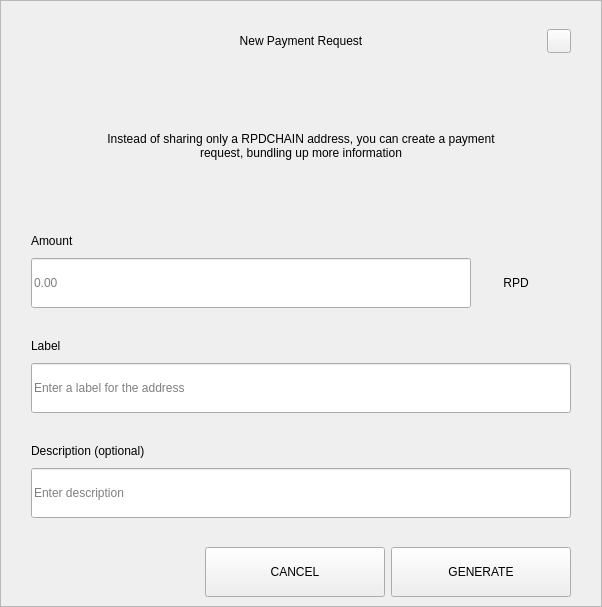
<?xml version="1.0" encoding="UTF-8"?>
<ui version="4.0">
 <class>RequestDialog</class>
 <widget class="QDialog" name="RequestDialog">
  <property name="geometry">
   <rect>
    <x>0</x>
    <y>0</y>
    <width>602</width>
    <height>607</height>
   </rect>
  </property>
  <property name="windowTitle">
   <string>Dialog</string>
  </property>
  <layout class="QVBoxLayout" name="verticalLayout_5">
   <property name="spacing">
    <number>0</number>
   </property>
   <property name="leftMargin">
    <number>0</number>
   </property>
   <property name="topMargin">
    <number>0</number>
   </property>
   <property name="rightMargin">
    <number>0</number>
   </property>
   <property name="bottomMargin">
    <number>0</number>
   </property>
   <item>
    <widget class="QFrame" name="frame">
     <property name="styleSheet">
      <string notr="true"/>
     </property>
     <property name="frameShape">
      <enum>QFrame::StyledPanel</enum>
     </property>
     <property name="frameShadow">
      <enum>QFrame::Raised</enum>
     </property>
     <layout class="QVBoxLayout" name="verticalLayout_4" stretch="1,0,0">
      <property name="spacing">
       <number>0</number>
      </property>
      <property name="leftMargin">
       <number>30</number>
      </property>
      <property name="topMargin">
       <number>20</number>
      </property>
      <property name="rightMargin">
       <number>30</number>
      </property>
      <property name="bottomMargin">
       <number>0</number>
      </property>
      <item>
       <layout class="QHBoxLayout" name="horizontalLayout_3">
        <property name="spacing">
         <number>0</number>
        </property>
        <item>
         <spacer name="horizontalSpacer_21">
          <property name="orientation">
           <enum>Qt::Horizontal</enum>
          </property>
          <property name="sizeHint" stdset="0">
           <size>
            <width>40</width>
            <height>20</height>
           </size>
          </property>
         </spacer>
        </item>
        <item>
         <widget class="QLabel" name="labelTitle">
          <property name="minimumSize">
           <size>
            <width>0</width>
            <height>40</height>
           </size>
          </property>
          <property name="maximumSize">
           <size>
            <width>16777215</width>
            <height>40</height>
           </size>
          </property>
          <property name="styleSheet">
           <string notr="true">padding-left:24px;</string>
          </property>
          <property name="text">
           <string>New Payment Request</string>
          </property>
          <property name="alignment">
           <set>Qt::AlignCenter</set>
          </property>
          <property name="margin">
           <number>7</number>
          </property>
         </widget>
        </item>
        <item>
         <spacer name="horizontalSpacer">
          <property name="orientation">
           <enum>Qt::Horizontal</enum>
          </property>
          <property name="sizeHint" stdset="0">
           <size>
            <width>40</width>
            <height>20</height>
           </size>
          </property>
         </spacer>
        </item>
        <item>
         <widget class="QPushButton" name="btnEsc">
          <property name="minimumSize">
           <size>
            <width>24</width>
            <height>24</height>
           </size>
          </property>
          <property name="maximumSize">
           <size>
            <width>24</width>
            <height>24</height>
           </size>
          </property>
          <property name="focusPolicy">
           <enum>Qt::NoFocus</enum>
          </property>
          <property name="text">
           <string/>
          </property>
         </widget>
        </item>
       </layout>
      </item>
      <item>
       <widget class="QStackedWidget" name="stack">
        <property name="minimumSize">
         <size>
          <width>540</width>
          <height>0</height>
         </size>
        </property>
        <property name="maximumSize">
         <size>
          <width>540</width>
          <height>16777215</height>
         </size>
        </property>
        <property name="currentIndex">
         <number>0</number>
        </property>
        <widget class="QWidget" name="page_1">
         <property name="minimumSize">
          <size>
           <width>540</width>
           <height>0</height>
          </size>
         </property>
         <property name="maximumSize">
          <size>
           <width>540</width>
           <height>16777215</height>
          </size>
         </property>
         <layout class="QVBoxLayout" name="layout1">
          <property name="spacing">
           <number>0</number>
          </property>
          <property name="leftMargin">
           <number>0</number>
          </property>
          <property name="topMargin">
           <number>0</number>
          </property>
          <property name="rightMargin">
           <number>0</number>
          </property>
          <property name="bottomMargin">
           <number>0</number>
          </property>
          <item>
           <spacer name="verticalSpacer_21">
            <property name="orientation">
             <enum>Qt::Vertical</enum>
            </property>
            <property name="sizeType">
             <enum>QSizePolicy::Fixed</enum>
            </property>
            <property name="sizeHint" stdset="0">
             <size>
              <width>20</width>
              <height>30</height>
             </size>
            </property>
           </spacer>
          </item>
          <item alignment="Qt::AlignHCenter">
           <widget class="QLabel" name="labelMessage">
            <property name="minimumSize">
             <size>
              <width>400</width>
              <height>50</height>
             </size>
            </property>
            <property name="text">
             <string>Instead of sharing only a RPDCHAIN address, you can create a payment request, bundling up more information</string>
            </property>
            <property name="alignment">
             <set>Qt::AlignCenter</set>
            </property>
            <property name="wordWrap">
             <bool>true</bool>
            </property>
           </widget>
          </item>
          <item alignment="Qt::AlignBottom">
           <widget class="QWidget" name="containerAmount" native="true">
            <layout class="QVBoxLayout" name="verticalLayout">
             <property name="spacing">
              <number>9</number>
             </property>
             <property name="leftMargin">
              <number>0</number>
             </property>
             <property name="topMargin">
              <number>0</number>
             </property>
             <property name="rightMargin">
              <number>0</number>
             </property>
             <property name="bottomMargin">
              <number>0</number>
             </property>
             <item>
              <widget class="QLabel" name="labelSubtitleAmount">
               <property name="minimumSize">
                <size>
                 <width>350</width>
                 <height>16</height>
                </size>
               </property>
               <property name="maximumSize">
                <size>
                 <width>16777215</width>
                 <height>16</height>
                </size>
               </property>
               <property name="text">
                <string>Amount</string>
               </property>
              </widget>
             </item>
             <item alignment="Qt::AlignTop">
              <widget class="QWidget" name="layoutAmount" native="true">
               <layout class="QHBoxLayout" name="horizontalLayout" stretch="2,0">
                <property name="spacing">
                 <number>0</number>
                </property>
                <property name="leftMargin">
                 <number>0</number>
                </property>
                <property name="topMargin">
                 <number>0</number>
                </property>
                <property name="rightMargin">
                 <number>0</number>
                </property>
                <property name="bottomMargin">
                 <number>0</number>
                </property>
                <item>
                 <widget class="QLineEdit" name="lineEditAmount">
                  <property name="minimumSize">
                   <size>
                    <width>0</width>
                    <height>50</height>
                   </size>
                  </property>
                  <property name="maximumSize">
                   <size>
                    <width>16777215</width>
                    <height>50</height>
                   </size>
                  </property>
                  <property name="placeholderText">
                   <string notr="true">0.00</string>
                  </property>
                 </widget>
                </item>
                <item>
                 <widget class="QWidget" name="comboContainer" native="true">
                  <property name="minimumSize">
                   <size>
                    <width>100</width>
                    <height>50</height>
                   </size>
                  </property>
                  <property name="maximumSize">
                   <size>
                    <width>16777215</width>
                    <height>50</height>
                   </size>
                  </property>
                  <layout class="QHBoxLayout" name="horizontalLayout_31">
                   <property name="spacing">
                    <number>0</number>
                   </property>
                   <property name="leftMargin">
                    <number>0</number>
                   </property>
                   <property name="topMargin">
                    <number>0</number>
                   </property>
                   <property name="rightMargin">
                    <number>10</number>
                   </property>
                   <property name="bottomMargin">
                    <number>0</number>
                   </property>
                   <item>
                    <widget class="QLabel" name="comboBoxCoin">
                     <property name="text">
                      <string>RPD</string>
                     </property>
                     <property name="alignment">
                      <set>Qt::AlignCenter</set>
                     </property>
                    </widget>
                   </item>
                  </layout>
                 </widget>
                </item>
               </layout>
              </widget>
             </item>
            </layout>
           </widget>
          </item>
          <item>
           <spacer name="verticalSpacer_31">
            <property name="orientation">
             <enum>Qt::Vertical</enum>
            </property>
            <property name="sizeType">
             <enum>QSizePolicy::Fixed</enum>
            </property>
            <property name="sizeHint" stdset="0">
             <size>
              <width>20</width>
              <height>30</height>
             </size>
            </property>
           </spacer>
          </item>
          <item>
           <layout class="QVBoxLayout" name="verticalLayoutLabel">
            <property name="spacing">
             <number>9</number>
            </property>
            <item>
             <widget class="QLabel" name="labelSubtitleLabel">
              <property name="minimumSize">
               <size>
                <width>0</width>
                <height>16</height>
               </size>
              </property>
              <property name="maximumSize">
               <size>
                <width>16777215</width>
                <height>16</height>
               </size>
              </property>
              <property name="text">
               <string>Label</string>
              </property>
             </widget>
            </item>
            <item>
             <widget class="QLineEdit" name="lineEditLabel">
              <property name="minimumSize">
               <size>
                <width>0</width>
                <height>50</height>
               </size>
              </property>
              <property name="maximumSize">
               <size>
                <width>16777215</width>
                <height>50</height>
               </size>
              </property>
              <property name="placeholderText">
               <string>Enter a label for the address</string>
              </property>
             </widget>
            </item>
           </layout>
          </item>
          <item>
           <spacer name="verticalSpacer_34">
            <property name="orientation">
             <enum>Qt::Vertical</enum>
            </property>
            <property name="sizeType">
             <enum>QSizePolicy::Fixed</enum>
            </property>
            <property name="sizeHint" stdset="0">
             <size>
              <width>20</width>
              <height>30</height>
             </size>
            </property>
           </spacer>
          </item>
          <item>
           <layout class="QVBoxLayout" name="verticalLayoutDescription">
            <property name="spacing">
             <number>9</number>
            </property>
            <item>
             <widget class="QLabel" name="labelSubtitleDescription">
              <property name="minimumSize">
               <size>
                <width>0</width>
                <height>16</height>
               </size>
              </property>
              <property name="maximumSize">
               <size>
                <width>16777215</width>
                <height>16</height>
               </size>
              </property>
              <property name="text">
               <string>Description (optional)</string>
              </property>
             </widget>
            </item>
            <item>
             <widget class="QLineEdit" name="lineEditDescription">
              <property name="minimumSize">
               <size>
                <width>0</width>
                <height>50</height>
               </size>
              </property>
              <property name="maximumSize">
               <size>
                <width>16777215</width>
                <height>50</height>
               </size>
              </property>
              <property name="placeholderText">
               <string>Enter description</string>
              </property>
             </widget>
            </item>
            <item>
             <spacer name="verticalSpacer_4">
              <property name="orientation">
               <enum>Qt::Vertical</enum>
              </property>
              <property name="sizeType">
               <enum>QSizePolicy::Fixed</enum>
              </property>
              <property name="sizeHint" stdset="0">
               <size>
                <width>20</width>
                <height>20</height>
               </size>
              </property>
             </spacer>
            </item>
           </layout>
          </item>
         </layout>
        </widget>
        <widget class="QWidget" name="page_2">
         <layout class="QVBoxLayout" name="layout2">
          <item>
           <spacer name="verticalSpacer_5">
            <property name="orientation">
             <enum>Qt::Vertical</enum>
            </property>
            <property name="sizeType">
             <enum>QSizePolicy::Fixed</enum>
            </property>
            <property name="sizeHint" stdset="0">
             <size>
              <width>20</width>
              <height>50</height>
             </size>
            </property>
           </spacer>
          </item>
          <item alignment="Qt::AlignHCenter">
           <widget class="QLabel" name="labelQrImg">
            <property name="minimumSize">
             <size>
              <width>260</width>
              <height>260</height>
             </size>
            </property>
            <property name="maximumSize">
             <size>
              <width>260</width>
              <height>260</height>
             </size>
            </property>
            <property name="text">
             <string/>
            </property>
            <property name="alignment">
             <set>Qt::AlignCenter</set>
            </property>
           </widget>
          </item>
          <item>
           <spacer name="verticalSpacer_2">
            <property name="orientation">
             <enum>Qt::Vertical</enum>
            </property>
            <property name="sizeType">
             <enum>QSizePolicy::Fixed</enum>
            </property>
            <property name="sizeHint" stdset="0">
             <size>
              <width>20</width>
              <height>30</height>
             </size>
            </property>
           </spacer>
          </item>
          <item alignment="Qt::AlignHCenter">
           <widget class="QLabel" name="labelAddress">
            <property name="text">
             <string>D7VFR83SQbiezrW72hjcWJtcfip5krte2Z </string>
            </property>
           </widget>
          </item>
          <item>
           <spacer name="verticalSpacer_32">
            <property name="orientation">
             <enum>Qt::Vertical</enum>
            </property>
            <property name="sizeType">
             <enum>QSizePolicy::Expanding</enum>
            </property>
            <property name="sizeHint" stdset="0">
             <size>
              <width>20</width>
              <height>20</height>
             </size>
            </property>
           </spacer>
          </item>
          <item>
           <layout class="QHBoxLayout" name="horizontal">
            <property name="leftMargin">
             <number>20</number>
            </property>
            <property name="rightMargin">
             <number>20</number>
            </property>
            <property name="bottomMargin">
             <number>20</number>
            </property>
            <item>
             <spacer name="horizontalSpacer_4">
              <property name="orientation">
               <enum>Qt::Horizontal</enum>
              </property>
              <property name="sizeHint" stdset="0">
               <size>
                <width>40</width>
                <height>20</height>
               </size>
              </property>
             </spacer>
            </item>
            <item>
             <widget class="QPushButton" name="btnCopyAddress">
              <property name="minimumSize">
               <size>
                <width>180</width>
                <height>50</height>
               </size>
              </property>
              <property name="text">
               <string>COPY ADDRESS</string>
              </property>
             </widget>
            </item>
            <item>
             <widget class="QPushButton" name="btnCopyUrl">
              <property name="minimumSize">
               <size>
                <width>180</width>
                <height>50</height>
               </size>
              </property>
              <property name="text">
               <string>COPY URL</string>
              </property>
             </widget>
            </item>
            <item>
             <spacer name="horizontalSpacer_2">
              <property name="orientation">
               <enum>Qt::Horizontal</enum>
              </property>
              <property name="sizeHint" stdset="0">
               <size>
                <width>40</width>
                <height>20</height>
               </size>
              </property>
             </spacer>
            </item>
           </layout>
          </item>
         </layout>
        </widget>
       </widget>
      </item>
      <item>
       <widget class="QWidget" name="buttonsStack" native="true">
        <layout class="QHBoxLayout" name="horizontalLayout_5">
         <property name="leftMargin">
          <number>20</number>
         </property>
         <property name="rightMargin">
          <number>0</number>
         </property>
         <item>
          <spacer name="horizontalSpacer_41">
           <property name="orientation">
            <enum>Qt::Horizontal</enum>
           </property>
           <property name="sizeHint" stdset="0">
            <size>
             <width>40</width>
             <height>20</height>
            </size>
           </property>
          </spacer>
         </item>
         <item>
          <widget class="QPushButton" name="btnCancel">
           <property name="minimumSize">
            <size>
             <width>180</width>
             <height>50</height>
            </size>
           </property>
           <property name="focusPolicy">
            <enum>Qt::NoFocus</enum>
           </property>
           <property name="text">
            <string>CANCEL</string>
           </property>
          </widget>
         </item>
         <item>
          <widget class="QPushButton" name="btnSave">
           <property name="minimumSize">
            <size>
             <width>180</width>
             <height>50</height>
            </size>
           </property>
           <property name="focusPolicy">
            <enum>Qt::NoFocus</enum>
           </property>
           <property name="text">
            <string>GENERATE</string>
           </property>
          </widget>
         </item>
        </layout>
       </widget>
      </item>
     </layout>
    </widget>
   </item>
  </layout>
 </widget>
 <resources/>
 <connections/>
</ui>
